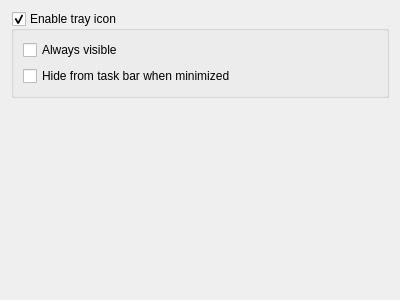
<ui version="4.0" >
 <class>TraySettings</class>
 <widget class="QWidget" name="TraySettings" >
  <property name="geometry" >
   <rect>
    <x>0</x>
    <y>0</y>
    <width>400</width>
    <height>300</height>
   </rect>
  </property>
  <property name="windowTitle" >
   <string>Form</string>
  </property>
  <layout class="QGridLayout" name="gridLayout_2" >
   <item row="0" column="0" >
    <widget class="QGroupBox" name="groupBoxEnabled" >
     <property name="title" >
      <string>Enable tray icon</string>
     </property>
     <property name="checkable" >
      <bool>true</bool>
     </property>
     <layout class="QGridLayout" name="gridLayout" >
      <item row="0" column="0" >
       <widget class="QCheckBox" name="checkBoxAlwaysVisible" >
        <property name="text" >
         <string>Always visible</string>
        </property>
       </widget>
      </item>
      <item row="1" column="0" >
       <widget class="QCheckBox" name="checkBoxHideFromTaskBar" >
        <property name="text" >
         <string>Hide from task bar when minimized</string>
        </property>
       </widget>
      </item>
     </layout>
    </widget>
   </item>
   <item row="1" column="0" >
    <spacer name="verticalSpacer" >
     <property name="orientation" >
      <enum>Qt::Vertical</enum>
     </property>
     <property name="sizeHint" stdset="0" >
      <size>
       <width>20</width>
       <height>194</height>
      </size>
     </property>
    </spacer>
   </item>
  </layout>
 </widget>
 <resources/>
 <connections/>
</ui>
